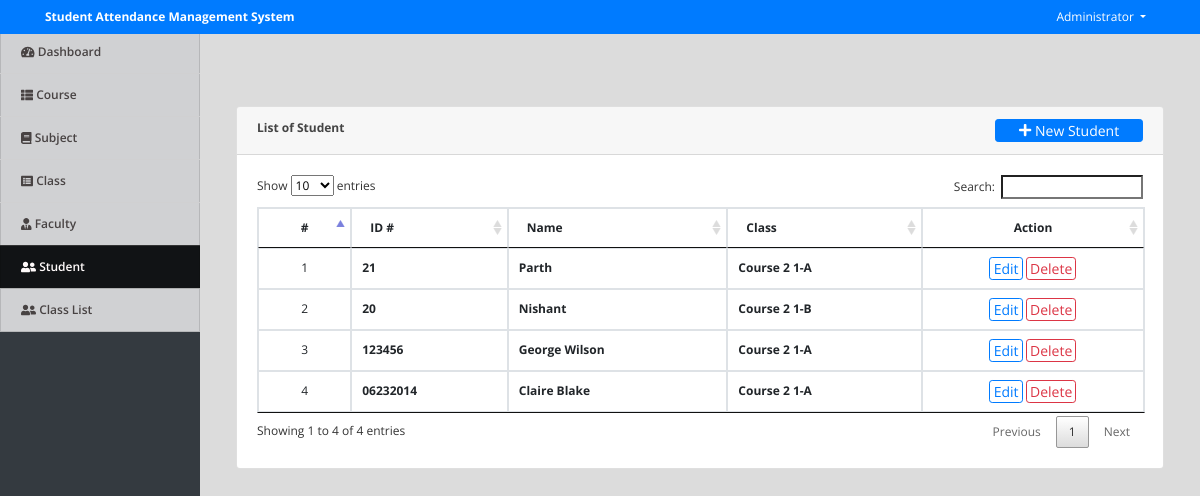
The app's page /index.php?page=students (signed in) with its own data.
### tables this page shows
CREATE TABLE `students` (
  `id` int(30) NOT NULL,
  `id_no` varchar(50) NOT NULL,
  `class_id` int(30) NOT NULL,
  `name` text NOT NULL,
  `date_created` datetime NOT NULL DEFAULT current_timestamp()
);

### students.php (the view, shortened to what this page needs)
<?php
include('db_connect.php');
?>
<div class="container-fluid">
	<div class="col-lg-12">
		<div class="row">
			<div class="col-md-12">
				<div class="card">
					<div class="card-header">
						<b>List of Student</b>
						<span class="float:right">
							<button class="btn btn-primary btn-block btn-sm col-sm-2 float-right" data-toggle="modal" data-target="#my1Modal" id="new_student">
								<i class="fa fa-plus"></i> New Student
							</button>
						</span>
					</div>
					<div class="card-body">
						<table class="table table-condensed table-bordered table-hover">
							<thead>
								<tr>
									<th class="text-center">#</th>
									<th class="">ID #</th>
									<th class="">Name</th>
									<th class="">Class</th>
									<th class="text-center">Action</th>
								</tr>
							</thead>
							<tbody>
								<?php
								$i = 1;
								$student = $conn->query("SELECT s.*,concat(co.course,' ',c.level,'-',c.section) as `class` FROM students s inner join `class` c on c.id = s.class_id inner join courses co on co.id = c.course_id order by s.name desc ");
								while($row=$student->fetch_assoc()):
								?>
								<tr>
									<td class="text-center"><?php echo $i++ ?></td>
									<td>
										<p> <b><?php echo $row['id_no'] ?></b></p>
									</td>
									<td>
										<p> <b><?php echo ucwords($row['name']) ?></b></p>
									</td>
									<td class="">
										 <p> <b><?php echo $row['class'] ?></b></p>
									</td>
									<td class="text-center">
										<button class="btn btn-sm btn-outline-primary edit_faculty" type="button" data-toggle="modal" data-target="#my2Modal<?php echo $i; ?>" >Edit</button>
										<button class="btn btn-sm btn-outline-danger delete_student" type="button" data-id="<?php echo $row['id'] ?>">Delete</button>
									</td>
								</tr>
								<?php endwhile; ?>
							</tbody>
						</table>
					</div>
				</div>
			</div>
		</div>
	</div>
</div>

### index.php (shortened to what this page needs)
<!DOCTYPE html>
<html lang="en">
<head>
<?php
 include('./header.php');
 ?>
</head>
<body>
	<?php include 'topbar.php' ?>
	<?php include 'navbar.php' ?>
  <main id="view-panel" >
      <?php $page = isset($_GET['page']) ? $_GET['page'] :'home'; ?>
  	<?php include $page.'.php' ?>
  </main>
</body>
</html>

### header.php (shortened to what this page needs)
  <link rel="stylesheet" href="assets/font-awesome/css/all.min.css">
<link href="../student_attendance/assets/vendor2/fontawesome-free/css/all.min.css" rel="stylesheet" type="text/css">
<link href="../student_attendance/assets/vendor2/bootstrap/css/bootstrap.min.css" rel="stylesheet" type="text/css">
<link href="assets/vendor/bootstrap/css/bootstrap.min.css" rel="stylesheet">
<link href="assets/vendor/icofont/icofont.min.css" rel="stylesheet">
<link href="assets/vendor/boxicons/css/boxicons.min.css" rel="stylesheet">
<link href="assets/vendor/venobox/venobox.css" rel="stylesheet">
<link href="assets/vendor/animate.css/animate.min.css" rel="stylesheet">
<link href="assets/vendor/remixicon/remixicon.css" rel="stylesheet">
<link href="assets/vendor/owl.carousel/assets/owl.carousel.min.css" rel="stylesheet">
<link href="assets/vendor/bootstrap-datepicker/css/bootstrap-datepicker.min.css" rel="stylesheet">
<link href="assets/DataTables/datatables.min.css" rel="stylesheet">
<link href="assets/css/jquery.datetimepicker.min.css" rel="stylesheet">
<link href="assets/css/select2.min.css" rel="stylesheet">
<link href="../student_attendance/" rel="stylesheet">
<link href="assets/css/style.css" rel="stylesheet">
<link type="text/css" rel="stylesheet" href="assets/css/jquery-te-1.4.0.css">

### topbar.php (shortened to what this page needs)
<nav class="navbar navbar-light fixed-top bg-primary" style="padding:0">
  <div class="container-fluid mt-2 mb-2">
  	<div class="col-lg-12">
      <div class="col-md-4 float-left text-white">
        <large><b><?php echo isset($_SESSION['system']['name']) ? $_SESSION['system']['name'] : '' ?></b></large>
      </div>
	  	<div class="float-right">
        <div class=" dropdown mr-4">
            <a href="#" class="text-white dropdown-toggle"  id="account_settings" data-toggle="dropdown" aria-haspopup="true" aria-expanded="false"><?php echo $_SESSION['login_name'] ?> </a>
        </div>
      </div>
  </div>
</nav>

### navbar.php (shortened to what this page needs)
<nav id="sidebar" class='mx-lt-5 bg-dark' >
		<div class="sidebar-list">
				<a href="index.php?page=home" class="nav-item nav-home"><span class='icon-field'><i class="fa fa-tachometer-alt "></i></span> Dashboard</a>
				<?php if($_SESSION['login_faculty_id'] <= 0): ?>
				<a href="index.php?page=courses" class="nav-item nav-courses"><span class='icon-field'><i class="fa fa-th-list "></i></span> Course</a>
				<a href="index.php?page=subjects" class="nav-item nav-subjects"><span class='icon-field'><i class="fa fa-book "></i></span> Subject</a>
				<a href="index.php?page=class" class="nav-item nav-class"><span class='icon-field'><i class="fa fa-list-alt "></i></span> Class</a>
				<a href="index.php?page=faculty" class="nav-item nav-faculty"><span class='icon-field'><i class="fa fa-user-tie "></i></span> Faculty</a>
				<a href="index.php?page=students" class="nav-item nav-students"><span class='icon-field'><i class="fa fa-user-friends "></i></span> Student</a>
				<a href="index.php?page=class_subject" class="nav-item nav-class_subject"><span class='icon-field'><i class="fa fa-user-friends "></i></span> Class List</a>
				<?php endif; ?>
		</div>
</nav>

### assets/css/style.css (style rules this page uses)
body { font-family: "Open Sans", sans-serif; color: #444444; width: 100%; height: calc(100%); font-size: 12px; }
a { color: #1977cc; }
nav#sidebar { height: calc(100%); position: fixed; z-index: 99; left: 0; width: 200px; font-size: 12px; top: 2.5em; }
a.nav-item { position: relative; display: block; padding: .75rem 1.25rem; margin-bottom: -1px; border: 1px solid rgba(0,0,0,.125); background-color: #ffffffc4; color: #484343; font-weight: 600; }
a.nav-item:hover, .nav-item.active { background-color: #000000ad; color: #fffafa; }
main#view-panel { margin-left: 200px; width:calc(100% - 200px); margin-top: 2.8em; padding: .5em }
.btn-sm { padding: .0001rem .2rem; }

### index.php (style rules this page uses)
body { background: #80808045; }

### students.php (style rules this page uses)
td { vertical-align: middle !important; }
td p { margin: unset }

### records on screen
students: id_no "21", name "Parth", class "Course 2 1-A"
students: id_no "20", name "Nishant", class "Course 2 1-B"
students: id_no "123456", name "George Wilson", class "Course 2 1-A"
students: id_no "06232014", name "Claire Blake", class "Course 2 1-A"

### other values on screen
$_SESSION['system']['name'] "Student Attendance Management System"
$_SESSION['login_name'] "Administrator"
